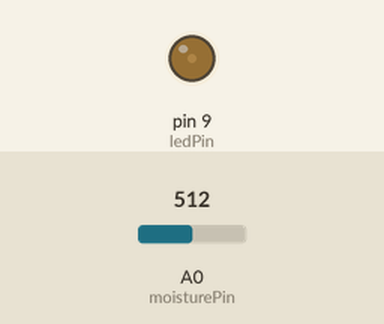
Recording of a sketch running on a simulated Arduino Uno, built with avr-gcc and run on an emulated ATmega328P. Shown: output pins drawn as LEDs (lit = HIGH). Inputs (shaded band) come from the test bench; at power-on: A0 (moisturePin) = 512.

Above: at 0.15 s.
At 2.7 s:
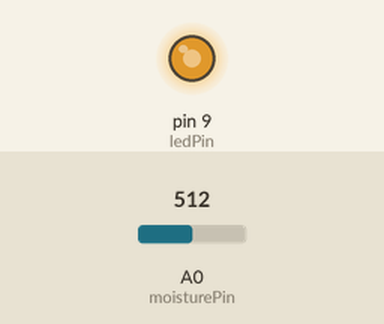
2.8 s: A0 (moisturePin) set to 716
At 3.49 s:
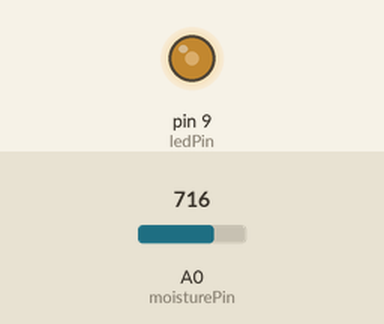
Timing chart, 0 to 12.3 s (numbered marks = the images above; inputs shaded):
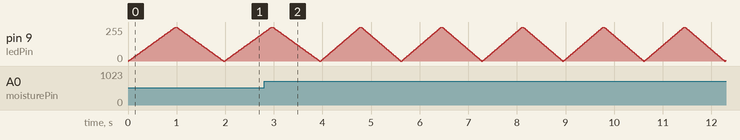

The sketch:

cactus_led_pulse.ino
```cpp
const int moisturePin = A0;   // Soil moisture sensor pin
const int ledPin = 9;         // PWM pin for LED

void setup() {
  pinMode(ledPin, OUTPUT);
  pinMode(moisturePin, INPUT);
}

void loop() {
  int moisture = analogRead(moisturePin); // 0 (dry) ... 1023 (wet)
  // Convert moisture to delay: the drier, the faster the pulse
  int minDelay = 10;   // minimum delay (maximum speed)
  int maxDelay = 30;   // maximum delay (minimum speed)
  int pulseDelay = map(moisture, 1023, 0, minDelay, maxDelay);

  // Smoothly increase brightness
  for (int brightness = 0; brightness <= 255; brightness += 5) {
    analogWrite(ledPin, brightness);
    delay(pulseDelay);
  }
  // Smoothly decrease brightness
  for (int brightness = 255; brightness >= 0; brightness -= 5) {
    analogWrite(ledPin, brightness);
    delay(pulseDelay);
  }
}
```
